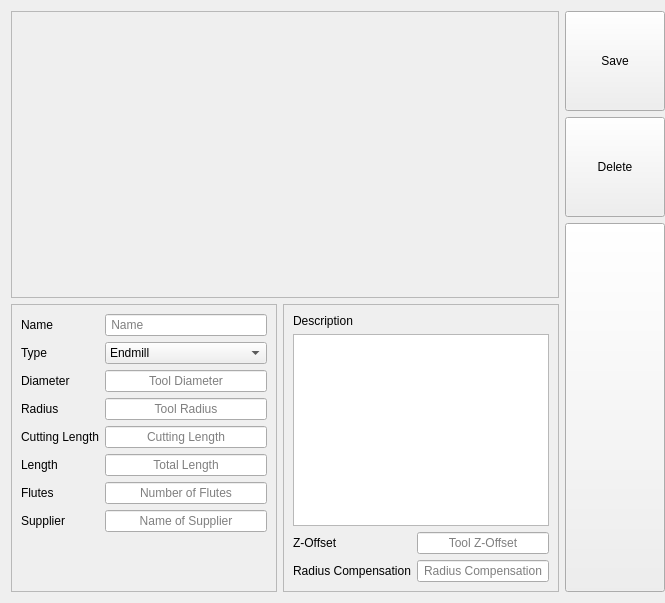
<?xml version="1.0" encoding="UTF-8"?>
<ui version="4.0">
 <class>Form</class>
 <widget class="QWidget" name="Form">
  <property name="geometry">
   <rect>
    <x>0</x>
    <y>0</y>
    <width>665</width>
    <height>603</height>
   </rect>
  </property>
  <property name="sizePolicy">
   <sizepolicy hsizetype="Expanding" vsizetype="Expanding">
    <horstretch>0</horstretch>
    <verstretch>0</verstretch>
   </sizepolicy>
  </property>
  <property name="windowTitle">
   <string>Form</string>
  </property>
  <layout class="QHBoxLayout" name="horizontalLayout">
   <property name="rightMargin">
    <number>0</number>
   </property>
   <item>
    <layout class="QVBoxLayout" name="verticalLayout">
     <item>
      <widget class="QFrame" name="toolDetailPage_renderFrame">
       <property name="sizePolicy">
        <sizepolicy hsizetype="Expanding" vsizetype="Expanding">
         <horstretch>0</horstretch>
         <verstretch>0</verstretch>
        </sizepolicy>
       </property>
       <property name="frameShape">
        <enum>QFrame::Shape::StyledPanel</enum>
       </property>
       <property name="frameShadow">
        <enum>QFrame::Shadow::Raised</enum>
       </property>
      </widget>
     </item>
     <item>
      <layout class="QHBoxLayout" name="horizontalLayout_2">
       <item>
        <widget class="QFrame" name="toolDetailPage_infoFrame">
         <property name="sizePolicy">
          <sizepolicy hsizetype="Preferred" vsizetype="Minimum">
           <horstretch>0</horstretch>
           <verstretch>0</verstretch>
          </sizepolicy>
         </property>
         <property name="frameShape">
          <enum>QFrame::Shape::StyledPanel</enum>
         </property>
         <property name="frameShadow">
          <enum>QFrame::Shadow::Raised</enum>
         </property>
         <layout class="QFormLayout" name="formLayout">
          <item row="0" column="0">
           <widget class="QLabel" name="label_2">
            <property name="text">
             <string>Name</string>
            </property>
           </widget>
          </item>
          <item row="0" column="1">
           <widget class="QLineEdit" name="toolDetailPage_nameLineEdit">
            <property name="placeholderText">
             <string> Name</string>
            </property>
           </widget>
          </item>
          <item row="1" column="0">
           <widget class="QLabel" name="label_3">
            <property name="text">
             <string>Type</string>
            </property>
           </widget>
          </item>
          <item row="1" column="1">
           <widget class="QComboBox" name="toolDetailPage_typeComboBox">
            <item>
             <property name="text">
              <string>Endmill</string>
             </property>
            </item>
            <item>
             <property name="text">
              <string>Radius Endmill</string>
             </property>
            </item>
            <item>
             <property name="text">
              <string>Facemill</string>
             </property>
            </item>
            <item>
             <property name="text">
              <string>Drill</string>
             </property>
            </item>
            <item>
             <property name="text">
              <string>Threadmill</string>
             </property>
            </item>
            <item>
             <property name="text">
              <string>Chamfermill</string>
             </property>
            </item>
           </widget>
          </item>
          <item row="2" column="0">
           <widget class="QLabel" name="label_5">
            <property name="text">
             <string>Diameter</string>
            </property>
           </widget>
          </item>
          <item row="2" column="1">
           <widget class="QLineEdit" name="toolDetailPage_diameterLineEdit">
            <property name="alignment">
             <set>Qt::AlignmentFlag::AlignCenter</set>
            </property>
            <property name="placeholderText">
             <string>Tool Diameter</string>
            </property>
           </widget>
          </item>
          <item row="3" column="0">
           <widget class="QLabel" name="label_7">
            <property name="text">
             <string>Radius</string>
            </property>
           </widget>
          </item>
          <item row="3" column="1">
           <widget class="QLineEdit" name="toolDetailPage_radiusLineEdit">
            <property name="alignment">
             <set>Qt::AlignmentFlag::AlignCenter</set>
            </property>
            <property name="placeholderText">
             <string>Tool Radius</string>
            </property>
           </widget>
          </item>
          <item row="4" column="0">
           <widget class="QLabel" name="label_9">
            <property name="text">
             <string>Cutting Length</string>
            </property>
           </widget>
          </item>
          <item row="4" column="1">
           <widget class="QLineEdit" name="toolDetailPage_cuttingLengthLineEdit">
            <property name="alignment">
             <set>Qt::AlignmentFlag::AlignCenter</set>
            </property>
            <property name="placeholderText">
             <string>Cutting Length</string>
            </property>
           </widget>
          </item>
          <item row="5" column="0">
           <widget class="QLabel" name="label_4">
            <property name="text">
             <string>Length</string>
            </property>
           </widget>
          </item>
          <item row="5" column="1">
           <widget class="QLineEdit" name="toolDetailPage_lengthLineEdit">
            <property name="alignment">
             <set>Qt::AlignmentFlag::AlignCenter</set>
            </property>
            <property name="placeholderText">
             <string>Total Length</string>
            </property>
           </widget>
          </item>
          <item row="6" column="0">
           <widget class="QLabel" name="label_11">
            <property name="text">
             <string>Flutes</string>
            </property>
           </widget>
          </item>
          <item row="6" column="1">
           <widget class="QLineEdit" name="toolDetailPage_flutesLineEdit">
            <property name="alignment">
             <set>Qt::AlignmentFlag::AlignCenter</set>
            </property>
            <property name="placeholderText">
             <string>Number of Flutes</string>
            </property>
           </widget>
          </item>
          <item row="7" column="0">
           <widget class="QLabel" name="label_6">
            <property name="text">
             <string>Supplier</string>
            </property>
           </widget>
          </item>
          <item row="7" column="1">
           <widget class="QLineEdit" name="toolDetailPage_supplierLineEdit">
            <property name="alignment">
             <set>Qt::AlignmentFlag::AlignCenter</set>
            </property>
            <property name="placeholderText">
             <string>Name of Supplier</string>
            </property>
           </widget>
          </item>
         </layout>
        </widget>
       </item>
       <item>
        <widget class="QFrame" name="toolDetailPage_descriptionFrame">
         <property name="sizePolicy">
          <sizepolicy hsizetype="Preferred" vsizetype="Minimum">
           <horstretch>0</horstretch>
           <verstretch>0</verstretch>
          </sizepolicy>
         </property>
         <property name="frameShape">
          <enum>QFrame::Shape::StyledPanel</enum>
         </property>
         <property name="frameShadow">
          <enum>QFrame::Shadow::Raised</enum>
         </property>
         <layout class="QVBoxLayout" name="verticalLayout_4">
          <item>
           <widget class="QLabel" name="label">
            <property name="sizePolicy">
             <sizepolicy hsizetype="Preferred" vsizetype="Minimum">
              <horstretch>0</horstretch>
              <verstretch>0</verstretch>
             </sizepolicy>
            </property>
            <property name="text">
             <string>Description</string>
            </property>
           </widget>
          </item>
          <item>
           <widget class="QPlainTextEdit" name="toolDetailPage_descriptionPlainTextEdit">
            <property name="sizePolicy">
             <sizepolicy hsizetype="Expanding" vsizetype="Minimum">
              <horstretch>0</horstretch>
              <verstretch>0</verstretch>
             </sizepolicy>
            </property>
           </widget>
          </item>
          <item>
           <layout class="QFormLayout" name="formLayout_2">
            <item row="0" column="0">
             <widget class="QLabel" name="label_8">
              <property name="text">
               <string>Z-Offset</string>
              </property>
             </widget>
            </item>
            <item row="0" column="1">
             <widget class="QLineEdit" name="toolDetailPage_zOffsetLineEdit">
              <property name="alignment">
               <set>Qt::AlignmentFlag::AlignCenter</set>
              </property>
              <property name="placeholderText">
               <string>Tool Z-Offset</string>
              </property>
             </widget>
            </item>
            <item row="1" column="0">
             <widget class="QLabel" name="label_10">
              <property name="text">
               <string>Radius Compensation</string>
              </property>
             </widget>
            </item>
            <item row="1" column="1">
             <widget class="QLineEdit" name="toolDetailPage_rOffsetLineEdit">
              <property name="alignment">
               <set>Qt::AlignmentFlag::AlignCenter</set>
              </property>
              <property name="placeholderText">
               <string>Radius Compensation</string>
              </property>
             </widget>
            </item>
           </layout>
          </item>
         </layout>
        </widget>
       </item>
      </layout>
     </item>
    </layout>
   </item>
   <item>
    <layout class="QVBoxLayout" name="verticalLayout_2">
     <item>
      <widget class="QToolButton" name="toolDetailPage_saveButton">
       <property name="minimumSize">
        <size>
         <width>100</width>
         <height>100</height>
        </size>
       </property>
       <property name="text">
        <string>Save</string>
       </property>
      </widget>
     </item>
     <item>
      <widget class="QToolButton" name="toolDetailPage_deleteButton">
       <property name="minimumSize">
        <size>
         <width>100</width>
         <height>100</height>
        </size>
       </property>
       <property name="text">
        <string>Delete</string>
       </property>
      </widget>
     </item>
     <item>
      <widget class="QPushButton" name="pushButton_3">
       <property name="sizePolicy">
        <sizepolicy hsizetype="Minimum" vsizetype="Expanding">
         <horstretch>0</horstretch>
         <verstretch>0</verstretch>
        </sizepolicy>
       </property>
       <property name="text">
        <string/>
       </property>
      </widget>
     </item>
    </layout>
   </item>
  </layout>
 </widget>
 <resources/>
 <connections/>
</ui>
